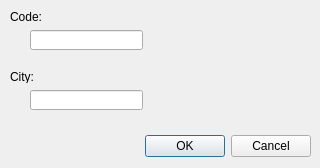
<?xml version="1.0" encoding="UTF-8"?>
<ui version="4.0">
 <class>NewAirportDialog</class>
 <widget class="QDialog" name="NewAirportDialog">
  <property name="geometry">
   <rect>
    <x>0</x>
    <y>0</y>
    <width>320</width>
    <height>168</height>
   </rect>
  </property>
  <property name="windowTitle">
   <string>New Airport</string>
  </property>
  <widget class="QDialogButtonBox" name="buttonBox">
   <property name="geometry">
    <rect>
     <x>10</x>
     <y>130</y>
     <width>301</width>
     <height>32</height>
    </rect>
   </property>
   <property name="orientation">
    <enum>Qt::Horizontal</enum>
   </property>
   <property name="standardButtons">
    <set>QDialogButtonBox::Cancel|QDialogButtonBox::Ok</set>
   </property>
  </widget>
  <widget class="QLineEdit" name="leCode">
   <property name="geometry">
    <rect>
     <x>30</x>
     <y>30</y>
     <width>113</width>
     <height>20</height>
    </rect>
   </property>
  </widget>
  <widget class="QLineEdit" name="leCity">
   <property name="geometry">
    <rect>
     <x>30</x>
     <y>90</y>
     <width>113</width>
     <height>20</height>
    </rect>
   </property>
  </widget>
  <widget class="QLabel" name="label">
   <property name="geometry">
    <rect>
     <x>10</x>
     <y>10</y>
     <width>46</width>
     <height>13</height>
    </rect>
   </property>
   <property name="text">
    <string>Code:</string>
   </property>
  </widget>
  <widget class="QLabel" name="label_2">
   <property name="geometry">
    <rect>
     <x>10</x>
     <y>70</y>
     <width>46</width>
     <height>13</height>
    </rect>
   </property>
   <property name="text">
    <string>City:</string>
   </property>
  </widget>
 </widget>
 <tabstops>
  <tabstop>leCode</tabstop>
  <tabstop>leCity</tabstop>
  <tabstop>buttonBox</tabstop>
 </tabstops>
 <resources/>
 <connections>
  <connection>
   <sender>buttonBox</sender>
   <signal>accepted()</signal>
   <receiver>NewAirportDialog</receiver>
   <slot>accept()</slot>
   <hints>
    <hint type="sourcelabel">
     <x>248</x>
     <y>254</y>
    </hint>
    <hint type="destinationlabel">
     <x>157</x>
     <y>274</y>
    </hint>
   </hints>
  </connection>
  <connection>
   <sender>buttonBox</sender>
   <signal>rejected()</signal>
   <receiver>NewAirportDialog</receiver>
   <slot>reject()</slot>
   <hints>
    <hint type="sourcelabel">
     <x>316</x>
     <y>260</y>
    </hint>
    <hint type="destinationlabel">
     <x>286</x>
     <y>274</y>
    </hint>
   </hints>
  </connection>
 </connections>
</ui>
